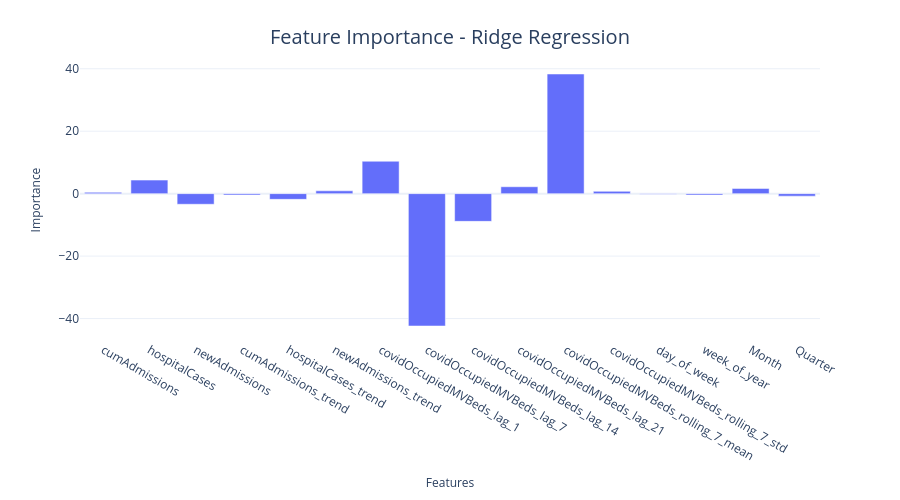

Write notebook code for a chart like this one.
### Code cell
# Plot feature importance for RidgeCV
if hasattr(rr_model_config.model, "coef_"):
    feat_df_rr_model = pd.DataFrame(
        {"feature": train_features.columns, "importance": rr_model_config.model.coef_}
    )
    fig = px.bar(feat_df_rr_model.head(20), x="feature", y="importance")
    format_plot(
        fig,
        xlabel="Features",
        ylabel="Importance",
        title=f"Feature Importance - {rr_model_config.name}",
        font_size=12,
    )
    fig.show()

### Figure 1 — Plotly figure (JSON) as saved in the notebook; plotly's stock layout.template omitted (floating-point values rounded to 4 significant figures)
{"data": [{"alignmentgroup": "True", "hovertemplate": "feature=%{x}<br>importance=%{y}<extra></extra>", "legendgroup": "", "marker": {"color": "#636efa", "pattern": {"shape": ""}}, "name": "", "offsetgroup": "", "orientation": "v", "showlegend": false, "textposition": "auto", "type": "bar", "x": ["cumAdmissions", "hospitalCases", "newAdmissions", "cumAdmissions_trend", "hospitalCases_trend", "newAdmissions_trend", "covidOccupiedMVBeds_lag_1", "covidOccupiedMVBeds_lag_7", "covidOccupiedMVBeds_lag_14", "covidOccupiedMVBeds_lag_21", "covidOccupiedMVBeds_rolling_7_mean", "covidOccupiedMVBeds_rolling_7_std", "day_of_week", "week_of_year", "Month", "Quarter"], "xaxis": "x", "y": [0.4176, 4.343, -3.405, -0.4287, -1.824, 0.9089, 10.38, -42.39, -8.878, 2.21, 38.32, 0.7385, -0.2292, -0.4416, 1.668, -0.81], "yaxis": "y"}], "layout": {"autosize": false, "barmode": "relative", "height": 500, "legend": {"font": {"size": 12}, "orientation": "h", "title": {}, "tracegroupgap": 0, "x": 1, "xanchor": "right", "y": 0.98, "yanchor": "bottom"}, "margin": {"t": 60}, "title": {"font": {"size": 20}, "text": "Feature Importance - Ridge Regression", "x": 0.5, "xanchor": "center", "yanchor": "top"}, "width": 900, "xaxis": {"anchor": "y", "domain": [0, 1], "tickfont": {"size": 12}, "title": {"font": {"size": 12}, "text": "Features"}}, "yaxis": {"anchor": "x", "domain": [0, 1], "tickfont": {"size": 12}, "title": {"font": {"size": 12}, "text": "Importance"}}}}
